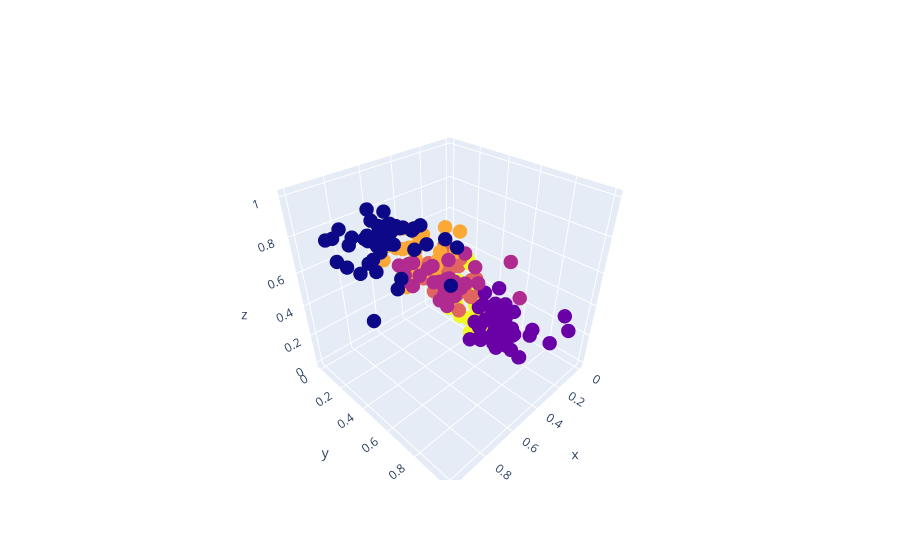

Notebook source saved alongside this figure:
### Code cell
fig = go.Figure(data=[go.Scatter3d(x=datanus['KernelLength'], y=datanus['AsymCoeff'],
                                  z=datanus['KernelWidth'], mode='markers',
                                   marker_color=clustering.labels_, marker_size=5)])
fig.show()

### Figure 1 — Plotly figure (JSON) as saved in the notebook; plotly's stock layout.template omitted (floating-point values rounded to 4 significant figures; data arrays with more than 128 entries replaced by an {"elided": "..."} marker saying what was removed)
{"data": [{"marker": {"color": {"elided": "210 int values"}, "size": 5}, "mode": "markers", "type": "scatter3d", "x": {"elided": "210 float values"}, "y": {"elided": "210 float values"}, "z": {"elided": "210 float values"}}], "layout": {}}
